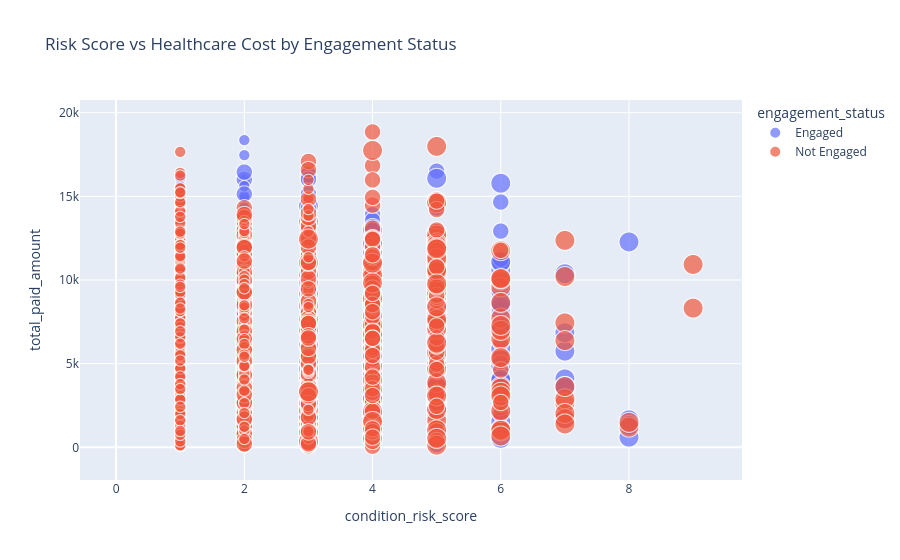

Write notebook code for a chart like this one.
### Code cell
fig = px.scatter(
    risk_df,
    x="condition_risk_score",
    y="total_paid_amount",
    color="engagement_status",
    size="chronic_condition_count",
    hover_data=[
        "member_id",
        "population_risk_tier",
        "state"
    ],
    title="Risk Score vs Healthcare Cost by Engagement Status"
)

fig.show()

### Figure 1 — Plotly figure (JSON) as saved in the notebook; plotly's stock layout.template omitted (floating-point values rounded to 4 significant figures; data arrays with more than 128 entries replaced by an {"elided": "..."} marker saying what was removed)
{"data": [{"customdata": {"elided": "2529x3 mixed values"}, "hovertemplate": "engagement_status=Engaged<br>condition_risk_score=%{x}<br>total_paid_amount=%{y}<br>chronic_condition_count=%{marker.size}<br>member_id=%{customdata[0]}<br>population_risk_tier=%{customdata[1]}<br>state=%{customdata[2]}<extra></extra>", "legendgroup": "Engaged", "marker": {"color": "#636efa", "size": {"elided": "2529 int values"}, "sizemode": "area", "sizeref": 0.0075, "symbol": "circle"}, "mode": "markers", "name": "Engaged", "showlegend": true, "type": "scattergl", "x": {"elided": "2529 float values"}, "xaxis": "x", "y": {"elided": "2529 float values"}, "yaxis": "y"}, {"customdata": {"elided": "2471x3 mixed values"}, "hovertemplate": "engagement_status=Not Engaged<br>condition_risk_score=%{x}<br>total_paid_amount=%{y}<br>chronic_condition_count=%{marker.size}<br>member_id=%{customdata[0]}<br>population_risk_tier=%{customdata[1]}<br>state=%{customdata[2]}<extra></extra>", "legendgroup": "Not Engaged", "marker": {"color": "#EF553B", "size": {"elided": "2471 int values"}, "sizemode": "area", "sizeref": 0.0075, "symbol": "circle"}, "mode": "markers", "name": "Not Engaged", "showlegend": true, "type": "scattergl", "x": {"elided": "2471 float values"}, "xaxis": "x", "y": {"elided": "2471 float values"}, "yaxis": "y"}], "layout": {"legend": {"itemsizing": "constant", "title": {"text": "engagement_status"}, "tracegroupgap": 0}, "title": {"text": "Risk Score vs Healthcare Cost by Engagement Status"}, "xaxis": {"anchor": "y", "domain": [0, 1], "title": {"text": "condition_risk_score"}}, "yaxis": {"anchor": "x", "domain": [0, 1], "title": {"text": "total_paid_amount"}}}}
